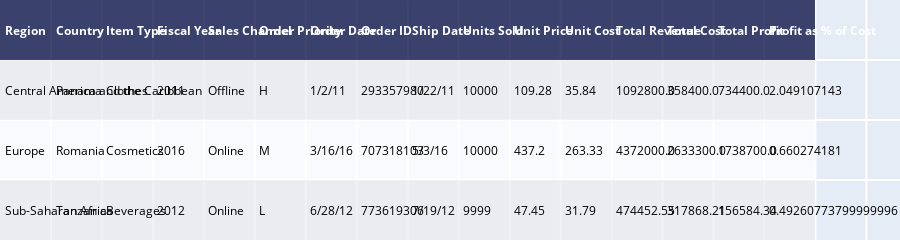

The notebook cell saved with this chart:
### Code cell
ff.create_table(items_liked)

### Figure 1 — Plotly figure (JSON) as saved in the notebook; plotly's stock layout.template omitted (floating-point values rounded to 4 significant figures)
{"data": [{"colorscale": [[0, "#00083e"], [0.5, "#ededee"], [1, "#ffffff"]], "hoverinfo": "none", "opacity": 0.75, "showscale": false, "type": "heatmap", "z": [[0, 0, 0, 0, 0, 0, 0, 0, 0, 0, 0, 0, 0, 0, 0, 0], [0.5, 0.5, 0.5, 0.5, 0.5, 0.5, 0.5, 0.5, 0.5, 0.5, 0.5, 0.5, 0.5, 0.5, 0.5, 0.5], [1, 1, 1, 1, 1, 1, 1, 1, 1, 1, 1, 1, 1, 1, 1, 1], [0.5, 0.5, 0.5, 0.5, 0.5, 0.5, 0.5, 0.5, 0.5, 0.5, 0.5, 0.5, 0.5, 0.5, 0.5, 0.5]]}], "layout": {"annotations": [{"align": "left", "font": {"color": "#ffffff"}, "showarrow": false, "text": "<b>Region</b>", "x": -0.45, "xanchor": "left", "xref": "x", "y": 0, "yref": "y"}, {"align": "left", "font": {"color": "#ffffff"}, "showarrow": false, "text": "<b>Country</b>", "x": 0.55, "xanchor": "left", "xref": "x", "y": 0, "yref": "y"}, {"align": "left", "font": {"color": "#ffffff"}, "showarrow": false, "text": "<b>Item Type</b>", "x": 1.55, "xanchor": "left", "xref": "x", "y": 0, "yref": "y"}, {"align": "left", "font": {"color": "#ffffff"}, "showarrow": false, "text": "<b>Fiscal Year</b>", "x": 2.55, "xanchor": "left", "xref": "x", "y": 0, "yref": "y"}, {"align": "left", "font": {"color": "#ffffff"}, "showarrow": false, "text": "<b>Sales Channel</b>", "x": 3.55, "xanchor": "left", "xref": "x", "y": 0, "yref": "y"}, {"align": "left", "font": {"color": "#ffffff"}, "showarrow": false, "text": "<b>Order Priority</b>", "x": 4.55, "xanchor": "left", "xref": "x", "y": 0, "yref": "y"}, {"align": "left", "font": {"color": "#ffffff"}, "showarrow": false, "text": "<b>Order Date</b>", "x": 5.55, "xanchor": "left", "xref": "x", "y": 0, "yref": "y"}, {"align": "left", "font": {"color": "#ffffff"}, "showarrow": false, "text": "<b>Order ID</b>", "x": 6.55, "xanchor": "left", "xref": "x", "y": 0, "yref": "y"}, {"align": "left", "font": {"color": "#ffffff"}, "showarrow": false, "text": "<b>Ship Date</b>", "x": 7.55, "xanchor": "left", "xref": "x", "y": 0, "yref": "y"}, {"align": "left", "font": {"color": "#ffffff"}, "showarrow": false, "text": "<b>Units Sold</b>", "x": 8.55, "xanchor": "left", "xref": "x", "y": 0, "yref": "y"}, {"align": "left", "font": {"color": "#ffffff"}, "showarrow": false, "text": "<b>Unit Price</b>", "x": 9.55, "xanchor": "left", "xref": "x", "y": 0, "yref": "y"}, {"align": "left", "font": {"color": "#ffffff"}, "showarrow": false, "text": "<b>Unit Cost</b>", "x": 10.55, "xanchor": "left", "xref": "x", "y": 0, "yref": "y"}, {"align": "left", "font": {"color": "#ffffff"}, "showarrow": false, "text": "<b>Total Revenue</b>", "x": 11.55, "xanchor": "left", "xref": "x", "y": 0, "yref": "y"}, {"align": "left", "font": {"color": "#ffffff"}, "showarrow": false, "text": "<b>Total Cost</b>", "x": 12.55, "xanchor": "left", "xref": "x", "y": 0, "yref": "y"}, {"align": "left", "font": {"color": "#ffffff"}, "showarrow": false, "text": "<b>Total Profit</b>", "x": 13.55, "xanchor": "left", "xref": "x", "y": 0, "yref": "y"}, {"align": "left", "font": {"color": "#ffffff"}, "showarrow": false, "text": "<b>Profit as % of Cost</b>", "x": 14.55, "xanchor": "left", "xref": "x", "y": 0, "yref": "y"}, {"align": "left", "font": {"color": "#000000"}, "showarrow": false, "text": "Central America and the Caribbean", "x": -0.45, "xanchor": "left", "xref": "x", "y": 1, "yref": "y"}, {"align": "left", "font": {"color": "#000000"}, "showarrow": false, "text": "Panama", "x": 0.55, "xanchor": "left", "xref": "x", "y": 1, "yref": "y"}, {"align": "left", "font": {"color": "#000000"}, "showarrow": false, "text": "Clothes", "x": 1.55, "xanchor": "left", "xref": "x", "y": 1, "yref": "y"}, {"align": "left", "font": {"color": "#000000"}, "showarrow": false, "text": "2011", "x": 2.55, "xanchor": "left", "xref": "x", "y": 1, "yref": "y"}, {"align": "left", "font": {"color": "#000000"}, "showarrow": false, "text": "Offline", "x": 3.55, "xanchor": "left", "xref": "x", "y": 1, "yref": "y"}, {"align": "left", "font": {"color": "#000000"}, "showarrow": false, "text": "H", "x": 4.55, "xanchor": "left", "xref": "x", "y": 1, "yref": "y"}, {"align": "left", "font": {"color": "#000000"}, "showarrow": false, "text": "1/2/11", "x": 5.55, "xanchor": "left", "xref": "x", "y": 1, "yref": "y"}, {"align": "left", "font": {"color": "#000000"}, "showarrow": false, "text": "293357980", "x": 6.55, "xanchor": "left", "xref": "x", "y": 1, "yref": "y"}, {"align": "left", "font": {"color": "#000000"}, "showarrow": false, "text": "1/22/11", "x": 7.55, "xanchor": "left", "xref": "x", "y": 1, "yref": "y"}, {"align": "left", "font": {"color": "#000000"}, "showarrow": false, "text": "10000", "x": 8.55, "xanchor": "left", "xref": "x", "y": 1, "yref": "y"}, {"align": "left", "font": {"color": "#000000"}, "showarrow": false, "text": "109.28", "x": 9.55, "xanchor": "left", "xref": "x", "y": 1, "yref": "y"}, {"align": "left", "font": {"color": "#000000"}, "showarrow": false, "text": "35.84", "x": 10.55, "xanchor": "left", "xref": "x", "y": 1, "yref": "y"}, {"align": "left", "font": {"color": "#000000"}, "showarrow": false, "text": "1092800.0", "x": 11.55, "xanchor": "left", "xref": "x", "y": 1, "yref": "y"}, {"align": "left", "font": {"color": "#000000"}, "showarrow": false, "text": "358400.0", "x": 12.55, "xanchor": "left", "xref": "x", "y": 1, "yref": "y"}, {"align": "left", "font": {"color": "#000000"}, "showarrow": false, "text": "734400.0", "x": 13.55, "xanchor": "left", "xref": "x", "y": 1, "yref": "y"}, {"align": "left", "font": {"color": "#000000"}, "showarrow": false, "text": "2.049107143", "x": 14.55, "xanchor": "left", "xref": "x", "y": 1, "yref": "y"}, {"align": "left", "font": {"color": "#000000"}, "showarrow": false, "text": "Europe", "x": -0.45, "xanchor": "left", "xref": "x", "y": 2, "yref": "y"}, {"align": "left", "font": {"color": "#000000"}, "showarrow": false, "text": "Romania", "x": 0.55, "xanchor": "left", "xref": "x", "y": 2, "yref": "y"}, {"align": "left", "font": {"color": "#000000"}, "showarrow": false, "text": "Cosmetics", "x": 1.55, "xanchor": "left", "xref": "x", "y": 2, "yref": "y"}, {"align": "left", "font": {"color": "#000000"}, "showarrow": false, "text": "2016", "x": 2.55, "xanchor": "left", "xref": "x", "y": 2, "yref": "y"}, {"align": "left", "font": {"color": "#000000"}, "showarrow": false, "text": "Online", "x": 3.55, "xanchor": "left", "xref": "x", "y": 2, "yref": "y"}, {"align": "left", "font": {"color": "#000000"}, "showarrow": false, "text": "M", "x": 4.55, "xanchor": "left", "xref": "x", "y": 2, "yref": "y"}, {"align": "left", "font": {"color": "#000000"}, "showarrow": false, "text": "3/16/16", "x": 5.55, "xanchor": "left", "xref": "x", "y": 2, "yref": "y"}, {"align": "left", "font": {"color": "#000000"}, "showarrow": false, "text": "707318103", "x": 6.55, "xanchor": "left", "xref": "x", "y": 2, "yref": "y"}, {"align": "left", "font": {"color": "#000000"}, "showarrow": false, "text": "5/3/16", "x": 7.55, "xanchor": "left", "xref": "x", "y": 2, "yref": "y"}, {"align": "left", "font": {"color": "#000000"}, "showarrow": false, "text": "10000", "x": 8.55, "xanchor": "left", "xref": "x", "y": 2, "yref": "y"}, {"align": "left", "font": {"color": "#000000"}, "showarrow": false, "text": "437.2", "x": 9.55, "xanchor": "left", "xref": "x", "y": 2, "yref": "y"}, {"align": "left", "font": {"color": "#000000"}, "showarrow": false, "text": "263.33", "x": 10.55, "xanchor": "left", "xref": "x", "y": 2, "yref": "y"}, {"align": "left", "font": {"color": "#000000"}, "showarrow": false, "text": "4372000.0", "x": 11.55, "xanchor": "left", "xref": "x", "y": 2, "yref": "y"}, {"align": "left", "font": {"color": "#000000"}, "showarrow": false, "text": "2633300.0", "x": 12.55, "xanchor": "left", "xref": "x", "y": 2, "yref": "y"}, {"align": "left", "font": {"color": "#000000"}, "showarrow": false, "text": "1738700.0", "x": 13.55, "xanchor": "left", "xref": "x", "y": 2, "yref": "y"}, {"align": "left", "font": {"color": "#000000"}, "showarrow": false, "text": "0.660274181", "x": 14.55, "xanchor": "left", "xref": "x", "y": 2, "yref": "y"}, {"align": "left", "font": {"color": "#000000"}, "showarrow": false, "text": "Sub-Saharan Africa", "x": -0.45, "xanchor": "left", "xref": "x", "y": 3, "yref": "y"}, {"align": "left", "font": {"color": "#000000"}, "showarrow": false, "text": "Tanzania", "x": 0.55, "xanchor": "left", "xref": "x", "y": 3, "yref": "y"}, {"align": "left", "font": {"color": "#000000"}, "showarrow": false, "text": "Beverages", "x": 1.55, "xanchor": "left", "xref": "x", "y": 3, "yref": "y"}, {"align": "left", "font": {"color": "#000000"}, "showarrow": false, "text": "2012", "x": 2.55, "xanchor": "left", "xref": "x", "y": 3, "yref": "y"}, {"align": "left", "font": {"color": "#000000"}, "showarrow": false, "text": "Online", "x": 3.55, "xanchor": "left", "xref": "x", "y": 3, "yref": "y"}, {"align": "left", "font": {"color": "#000000"}, "showarrow": false, "text": "L", "x": 4.55, "xanchor": "left", "xref": "x", "y": 3, "yref": "y"}, {"align": "left", "font": {"color": "#000000"}, "showarrow": false, "text": "6/28/12", "x": 5.55, "xanchor": "left", "xref": "x", "y": 3, "yref": "y"}, {"align": "left", "font": {"color": "#000000"}, "showarrow": false, "text": "773619306", "x": 6.55, "xanchor": "left", "xref": "x", "y": 3, "yref": "y"}, {"align": "left", "font": {"color": "#000000"}, "showarrow": false, "text": "7/19/12", "x": 7.55, "xanchor": "left", "xref": "x", "y": 3, "yref": "y"}, {"align": "left", "font": {"color": "#000000"}, "showarrow": false, "text": "9999", "x": 8.55, "xanchor": "left", "xref": "x", "y": 3, "yref": "y"}, {"align": "left", "font": {"color": "#000000"}, "showarrow": false, "text": "47.45", "x": 9.55, "xanchor": "left", "xref": "x", "y": 3, "yref": "y"}, {"align": "left", "font": {"color": "#000000"}, "showarrow": false, "text": "31.79", "x": 10.55, "xanchor": "left", "xref": "x", "y": 3, "yref": "y"}, {"align": "left", "font": {"color": "#000000"}, "showarrow": false, "text": "474452.55", "x": 11.55, "xanchor": "left", "xref": "x", "y": 3, "yref": "y"}, {"align": "left", "font": {"color": "#000000"}, "showarrow": false, "text": "317868.21", "x": 12.55, "xanchor": "left", "xref": "x", "y": 3, "yref": "y"}, {"align": "left", "font": {"color": "#000000"}, "showarrow": false, "text": "156584.34", "x": 13.55, "xanchor": "left", "xref": "x", "y": 3, "yref": "y"}, {"align": "left", "font": {"color": "#000000"}, "showarrow": false, "text": "0.49260773799999996", "x": 14.55, "xanchor": "left", "xref": "x", "y": 3, "yref": "y"}], "height": 170, "margin": {"b": 0, "l": 0, "r": 0, "t": 0}, "xaxis": {"dtick": 1, "gridwidth": 2, "showticklabels": false, "tick0": -0.5, "ticks": "", "zeroline": false}, "yaxis": {"autorange": "reversed", "dtick": 1, "gridwidth": 2, "showticklabels": false, "tick0": 0.5, "ticks": "", "zeroline": false}}}
